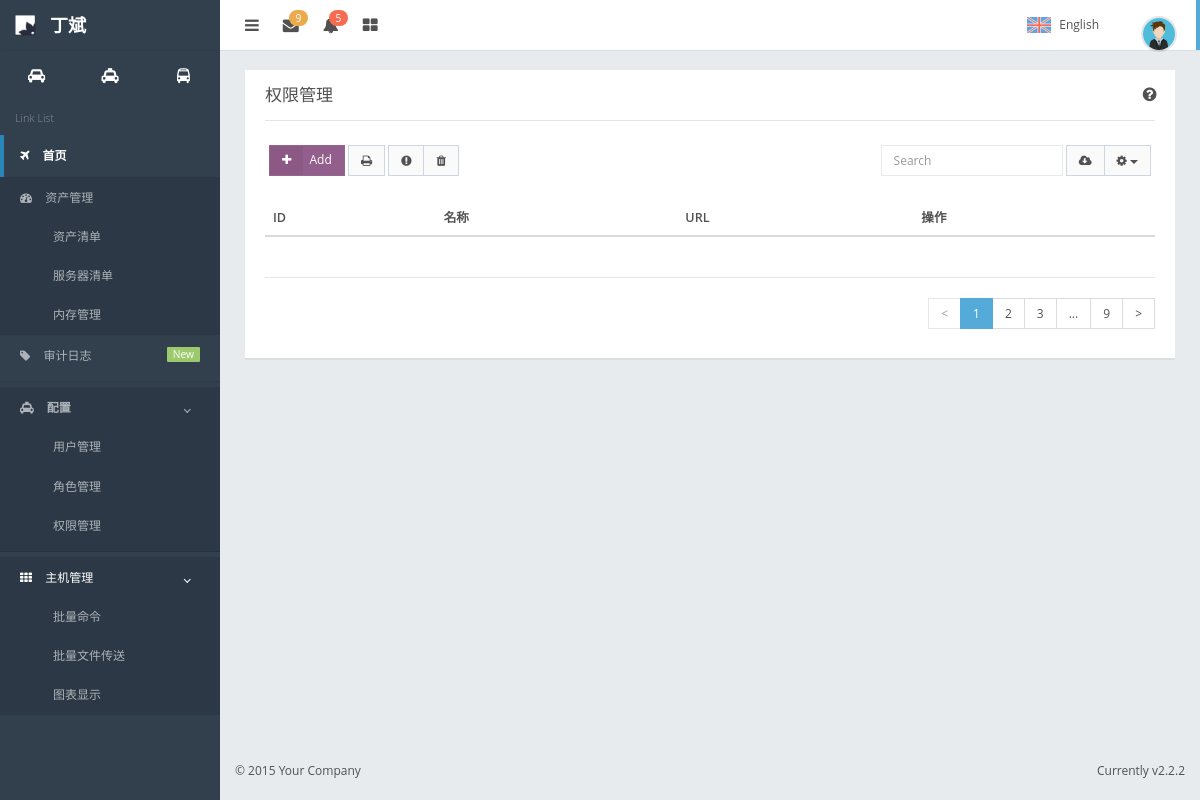
/rbac/access-list/, run on an earlier commit of the app's database.
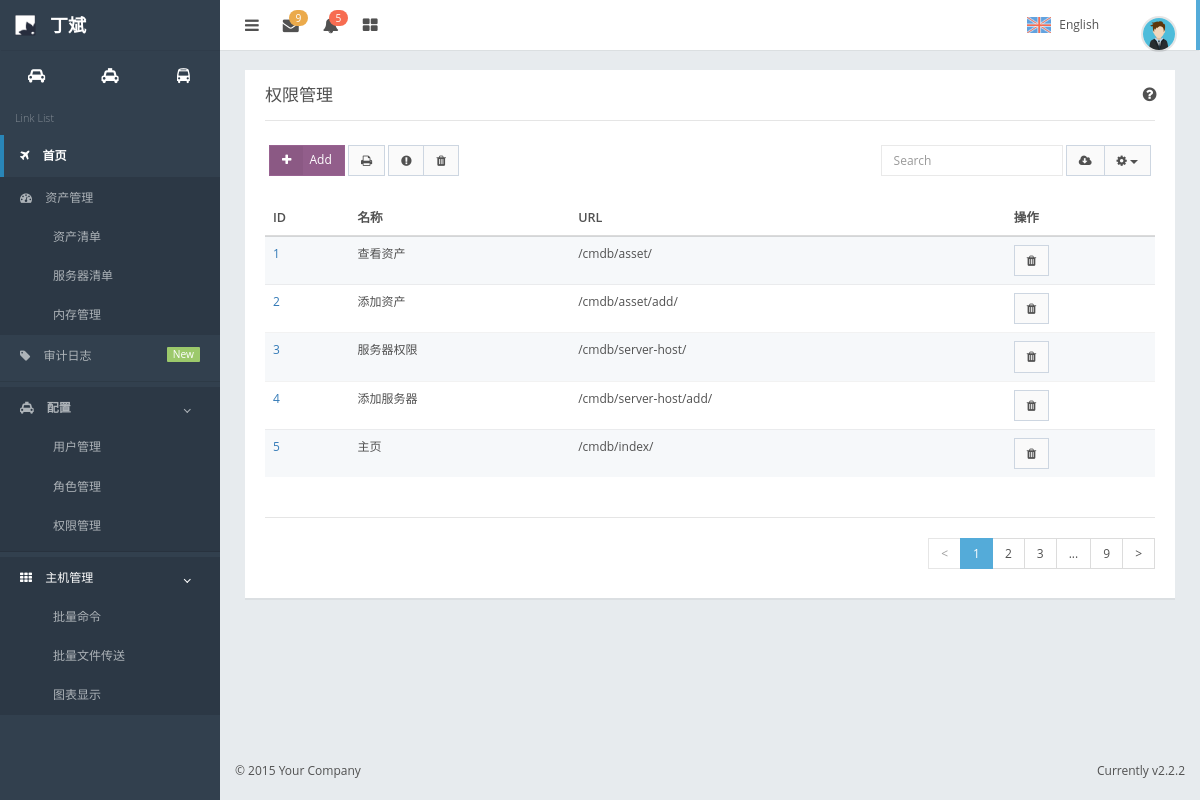
And on a later commit of the database.
### rbac/models.py (models this page shows, shortened)
class PermisionUrl(models.Model):
    title = models.CharField(max_length=32)
    url = models.CharField(max_length=32)
    class Meta:
        verbose_name_plural = "url权限表"

### rbac/views.py (the view)
# urls.py: re_path('^access-list/delete/(\d+)$',views.accdelete,name='access-delete'),
def access(request):
    access_obj = models.PermisionUrl.objects.all()
    return render(request, 'rbac/access-list.html', {'access_obj': access_obj})

### templates/rbac/access-list.html (shortened to what this page needs)
{% extends 'index.html' %}
{% block page-content %}
    <div class="panel">
        <div class="panel-heading">
            <div class="panel-control">
                <a class="fa fa-question-circle fa-lg fa-fw unselectable add-tooltip" href="#"
                   data-original-title="<h4 class='text-thin'>Information</h4><p style='width:150px'>This is an information bubble to help the user.</p>"
                   data-html="true" title=""></a>
            </div>
            <h3 class="panel-title">权限管理</h3>
        </div>
        <div class="panel-body">
            <div class="pad-btm form-inline">
                <div class="row">
                    <div class="col-sm-6 table-toolbar-left">
                        <button class="btn btn-purple btn-labeled fa fa-plus" id="demo-bootbox-zoom" data-toggle="modal" data-target="#exampleModal"
                    data-whatever="">Add</button>
                        <button class="btn btn-default"><i class="fa fa-print"></i></button>
                        <div class="btn-group">
                            <button class="btn btn-default"><i class="fa fa-exclamation-circle"></i></button>
                            <button class="btn btn-default"><i class="fa fa-trash"></i></button>
                        </div>
                    </div>
                    <div class="col-sm-6 table-toolbar-right">
                        <div class="form-group">
                            <input type="text" autocomplete="off" class="form-control" placeholder="Search"
                                   id="demo-input-search2">
                        </div>
                        <div class="btn-group">
                            <button class="btn btn-default"><i class="fa fa fa-cloud-download"></i></button>
                            <div class="btn-group">
                                <button class="btn btn-default dropdown-toggle" data-toggle="dropdown">
                                    <i class="fa fa-cog"></i>
                                    <span class="caret"></span>
                                </button>
                            </div>
                        </div>
                    </div>
                </div>
            </div>
            <div class="table-responsive">
                <table class="table table-striped">
                    <thead>
                    <tr>
                        <th>ID</th>
                        <th>名称</th>
                        <th>URL</th>
                        <th>操作</th>
                    </tr>
                    </thead>
                    <tbody>
                    {% for list in access_obj %}
                        <tr>
                            <td><a href="#" class="btn-link" name="id"> {{ list.id}}</a></td>
                            <td>{{ list.title }}</td>
                            <td>{{ list.url }}</td>
                            <td><a href="{% url "access-delete" list.id %}"><button  class="btn btn-default"><i class="fa fa-trash"></i></button></a></td>
                        </tr>
                    {% endfor %}
                    </tbody>
                </table>
            </div>
            <hr>
            <div class="pull-right">
                <ul class="pagination text-nowrap mar-no">
                    <li class="page-pre disabled">
                        <a href="#">&lt;</a>
                    </li>
                    <li class="page-number active">
                        <span>1</span>
                    </li>
                    <li class="page-number">
                        <a href="#">2</a>
                    </li>
                    <li class="page-number">
                        <a href="#">3</a>
                    </li>
                    <li>
                        <span>...</span>
                    </li>
                    <li class="page-number">
                        <a href="#">9</a>
                    </li>
                    <li class="page-next">
                        <a href="#">&gt;</a>
                    </li>
                </ul>
            </div>
        </div>
    </div>
{% endblock %}

What changed in the data, as far as the page shows it:
added PermisionUrl: id "1", title "查看资产", url "/cmdb/asset/"
added PermisionUrl: id "2", title "添加资产", url "/cmdb/asset/add/"
added PermisionUrl: id "3", title "服务器权限", url "/cmdb/server-host/"
added PermisionUrl: id "4", title "添加服务器", url "/cmdb/server-host/add/"
added PermisionUrl: id "5", title "主页", url "/cmdb/index/"
